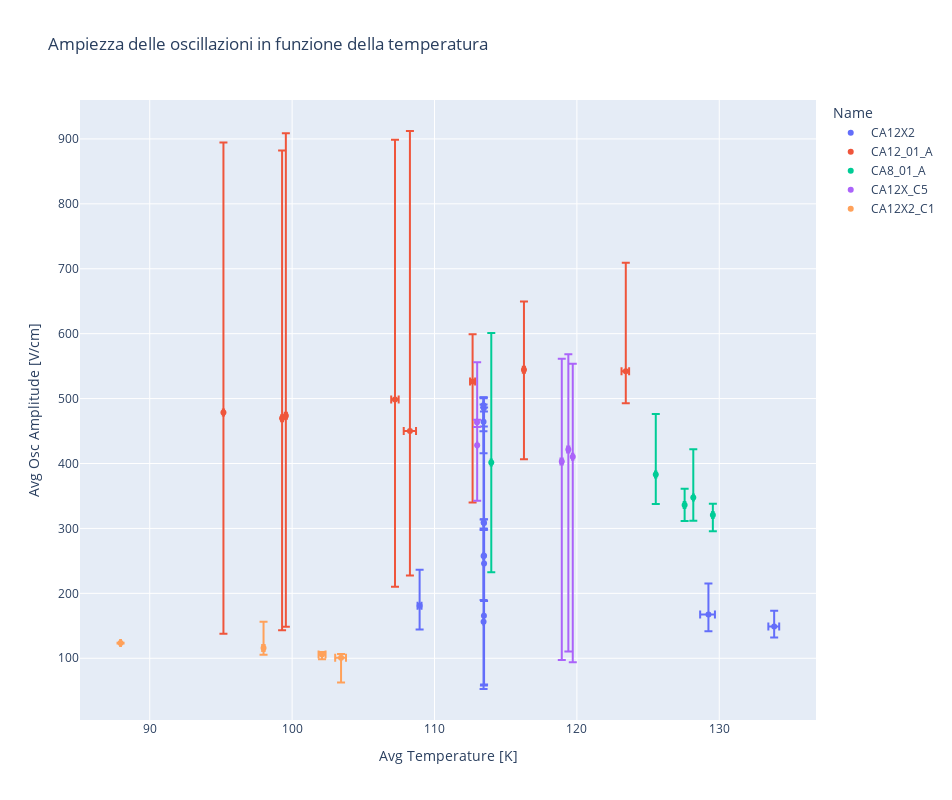

The code cell stored with this chart in its notebook:
### Markdown cell above
### Oscillazioni in funzione della temperatura

### Code cell
# Range dell'ampiezza delle oscillazioni in funzione della temperatura
fig = px.scatter(df_variable, x='Avg Temperature [K]', y='Avg Osc Amplitude [V/cm]', 
title='Ampiezza delle oscillazioni in funzione della temperatura',
color="Name", hover_name="Experiment", log_y=False, error_y='e_a_plus', error_y_minus='e_a_minus',
error_x='e_t_plus', error_x_minus='e_t_minus',
width=952, height=800)
fig.show()

# Range del periodo delle oscillazioni in funzione della temperatura
fig = px.scatter(df_variable, x='Avg Temperature [K]', y='Avg Osc Period [ms]', 
title='Periodo delle oscillazioni in funzione della temperatura',
color="Name", hover_name="Experiment", log_y=False, error_y='e_p_plus', error_y_minus='e_p_minus',
error_x='e_t_plus', error_x_minus='e_t_minus',
width=952, height=800)
fig.show()

### Figure 1 — Plotly figure (JSON) as saved in the notebook; plotly's stock layout.template omitted (floating-point values rounded to 4 significant figures)
{"data": [{"error_x": {"array": [0.001328, 0.002145, 0.1324, 0.4565, 0.001532, 0.002281, 0.0009214, 0.001268, 0.0006365, 0.0007966, 0.004888, 0.3532, 0.003345], "arrayminus": [0.001655, 0.002855, 0.1459, 0.5805, 0.001906, 0.003798, 0.00209, 0.002652, 0.0008406, 0.001135, 0.002385, 0.4099, 0.007734]}, "error_y": {"array": [40.54, 314.5, 55.6, 47.9, 16.68, 240.1, 5.604, 40.1, 12.34, 36.39, 334.4, 24.4, 4.864], "arrayminus": [69.6, 107.6, 36.65, 25.85, 27.99, 186.3, 9.734, 67.74, 39.96, 48.48, 103.7, 16.7, 9.087]}, "hovertemplate": "<b>%{hovertext}</b><br><br>Name=CA12X2<br>Avg Temperature [K]=%{x}<br>Avg Osc Amplitude [V/cm]=%{y}<extra></extra>", "hovertext": ["CA12X2_current_from_100e-9_to_200e-9A_flipped-20220315160531", "CA12X2_current_from_10e-9_to_100e-9A_flipped-20220315155945", "CA12X2_current_from_0.1e-6_to_1.0e-6A-20220317151236", "CA12X2_current_from_0.1e-6_to_1.5e-6A-20220317150657", "CA12X2_current_from_1e-9_to_10e-9A_flipped-20220315155235", "CA12X2_current_from_1e-9_to_1000e-9A_flipped-20220315170952", "CA12X2_current_from_200e-9_to_300e-9A_flipped-20220315161234", "CA12X2_current_from_100e-9_to_200e-9A-20220315152213", "CA12X2_current_from_1e-9_to_10e-9A-20220315153228", "CA12X2_current_from_1e-9_to_10e-9A-20220315151857", "CA12X2_current_from_10e-9_to_100e-9A-20220315151525", "CA12X2_current_from_1e-6_to_2e-6A-20220317143643", "CA12X2_current_from_200e-9_to_300e-9A-20220315152513"], "legendgroup": "CA12X2", "marker": {"color": "#636efa", "symbol": "circle"}, "mode": "markers", "name": "CA12X2", "orientation": "v", "showlegend": true, "type": "scatter", "x": [113.5, 113.5, 109.0, 129.2, 113.5, 113.5, 113.5, 113.4, 113.4, 113.4, 113.4, 133.9, 113.4], "xaxis": "x", "y": [258.0, 165.6, 180.8, 167.4, 485.2, 246.0, 308.4, 257.6, 489.8, 464.3, 156.4, 148.9, 309.0], "yaxis": "y"}, {"error_x": {"array": [0.2579, 0.04283, 0.06813, 0.07338, 0.1778, 0.06883, 0.2327, 0.4288], "arrayminus": [0.2656, 0.04065, 0.06642, 0.07539, 0.1786, 0.07906, 0.3003, 0.4346]}, "error_y": {"array": [400.1, 416.0, 412.4, 435.3, 72.68, 105.1, 167.3, 462.2], "arrayminus": [288.7, 340.9, 326.8, 324.9, 186.3, 138.0, 49.13, 222.5]}, "hovertemplate": "<b>%{hovertext}</b><br><br>Name=CA12_01_A<br>Avg Temperature [K]=%{x}<br>Avg Osc Amplitude [V/cm]=%{y}<extra></extra>", "hovertext": ["CA12_01_A_current_from_1e-8_to_35e-8A-20220429161303", "CA12_01_A_current_from_1e-9_to_30e-8A-20220429165618", "CA12_01_A_current_from_1e-9_to_30e-8A-20220429163858", "CA12_01_A_current_from_0.5e-8_to_30e-8A-20220429161610", "CA12_01_A_current_from_1e-7_to_10e-7A-20220429152836", "CA12_01_A_current_from_1e-7_to_10e-7A-20220429152137", "CA12_01_A_current_from_1e-7_to_10e-7A-20220429151346", "CA12_01_A_current_from_1e-8_to_20e-8A-20220429153124"], "legendgroup": "CA12_01_A", "marker": {"color": "#EF553B", "symbol": "circle"}, "mode": "markers", "name": "CA12_01_A", "orientation": "v", "showlegend": true, "type": "scatter", "x": [107.2, 95.18, 99.3, 99.56, 112.7, 116.3, 123.4, 108.3], "xaxis": "x", "y": [498.7, 478.6, 469.9, 473.4, 526.4, 544.4, 542.0, 450.0], "yaxis": "y"}, {"error_x": {"array": [0.05135, 0.05124, 0.03498, 0.04292, 0.03223], "arrayminus": [0.06522, 0.05091, 0.02333, 0.05361, 0.04255]}, "error_y": {"array": [25.29, 17.56, 74.57, 93.2, 199.6], "arrayminus": [24.5, 24.77, 35.72, 45.59, 168.8]}, "hovertemplate": "<b>%{hovertext}</b><br><br>Name=CA8_01_A<br>Avg Temperature [K]=%{x}<br>Avg Osc Amplitude [V/cm]=%{y}<extra></extra>", "hovertext": ["CA8_01_A_current_from_0.5e-6_to_2e-6A_flipped-20220421110256", "CA8_01_A_current_from_1e-6_to_2e-6A-20220421110002", "CA8_01_A_current_from_1e-7_to_1.3e-6A-20220421182659", "CA8_01_A_current_from_-0.5e-6_to_1e-6A_flipped-20220421110914", "CA8_01_A_current_from_0.5e-7_to_4e-7A-20220421185114"], "legendgroup": "CA8_01_A", "marker": {"color": "#00cc96", "symbol": "circle"}, "mode": "markers", "name": "CA8_01_A", "orientation": "v", "showlegend": true, "type": "scatter", "x": [127.6, 129.5, 128.2, 125.5, 114.0], "xaxis": "x", "y": [335.9, 320.5, 347.5, 383.2, 401.4], "yaxis": "y"}, {"error_x": {"array": [0.06988, 0.002251, 0.002232, 0.06773, 0.04149], "arrayminus": [0.08533, 0.002952, 0.002005, 0.09115, 0.05091]}, "error_y": {"array": [146.8, 128.1, 3.73, 158.3, 143.2], "arrayminus": [310.9, 85.22, 7.35, 305.8, 316.4]}, "hovertemplate": "<b>%{hovertext}</b><br><br>Name=CA12X_C5<br>Avg Temperature [K]=%{x}<br>Avg Osc Amplitude [V/cm]=%{y}<extra></extra>", "hovertext": ["CA12X_C5_current_from_1e-7_to_10e-7A_flipped-20220412171054", "CA12X_C5_current_from_1e-7_to_3.5e-7A-20220413145630", "CA12X_C5_current_from_3.5e-7_to_5e-7A-20220413145837", "CA12X_C5_current_from_1e-7_to_10e-7A-20220413133337", "CA12X_C5_current_from_1e-7_to_10e-7A-20220412170113"], "legendgroup": "CA12X_C5", "marker": {"color": "#ab63fa", "symbol": "circle"}, "mode": "markers", "name": "CA12X_C5", "orientation": "v", "showlegend": true, "type": "scatter", "x": [119.4, 113.0, 113.0, 118.9, 119.7], "xaxis": "x", "y": [421.5, 428.0, 463.7, 403.0, 410.5], "yaxis": "y"}, {"error_x": {"array": [0.0292, 0.347, 0.2485, 0.07551], "arrayminus": [0.02793, 0.4124, 0.2435, 0.09625]}, "error_y": {"array": [0.6527, 5.638, 3.573, 40.48], "arrayminus": [0.7436, 38.34, 7.408, 10.42]}, "hovertemplate": "<b>%{hovertext}</b><br><br>Name=CA12X2_C1<br>Avg Temperature [K]=%{x}<br>Avg Osc Amplitude [V/cm]=%{y}<extra></extra>", "hovertext": ["CA12X2_C1_current_from_0.3e-6_to_0.4e-6A-20220428162717", "CA12X2_C1_current_from_0.5e-6_to_1e-6A-20220428153610", "CA12X2_C1_current_from_0.5e-6_to_1e-6A-20220428154754", "CA12X2_C1_current_from_1e-7_to_1e-6A-20220428162518"], "legendgroup": "CA12X2_C1", "marker": {"color": "#FFA15A", "symbol": "circle"}, "mode": "markers", "name": "CA12X2_C1", "orientation": "v", "showlegend": true, "type": "scatter", "x": [87.95, 103.4, 102.1, 97.99], "xaxis": "x", "y": [123.4, 101.0, 106.0, 115.9], "yaxis": "y"}], "layout": {"height": 800, "legend": {"title": {"text": "Name"}, "tracegroupgap": 0}, "title": {"text": "Ampiezza delle oscillazioni in funzione della temperatura"}, "width": 952, "xaxis": {"anchor": "y", "domain": [0, 1], "title": {"text": "Avg Temperature [K]"}}, "yaxis": {"anchor": "x", "domain": [0, 1], "title": {"text": "Avg Osc Amplitude [V/cm]"}}}}
